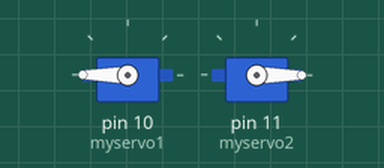
Simulated run of this sketch. Board: Arduino Uno, built with avr-gcc and run on an emulated ATmega328P. Parts: 2 × servo.

Above: at 0.05 s.
At 2.7 s:
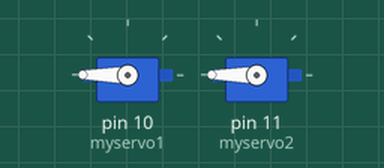
At 4.3 s:
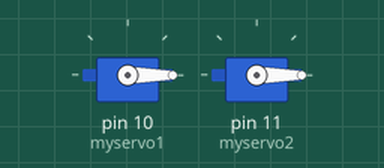
At 8.6 s:
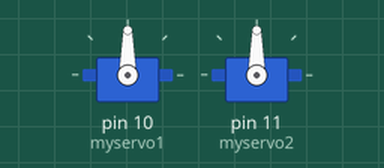
Timing chart, 0 to 11.2 s (numbered marks = the images above):
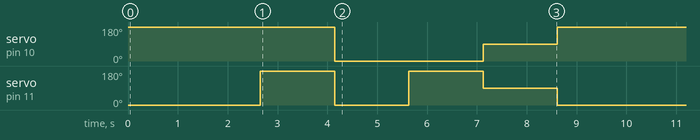

Measured:
- by itself, servo on pin 10 (myservo1): repeats every 8.6 s: 90° 1.5 s, 180° 4.1 s, 0° 3.0 s
- by itself, servo on pin 11 (myservo2): repeats every 8.6 s: 0° 1.5 s, 180° 1.5 s, 90° 1.5 s, 0° 2.7 s, 180° 1.5 s

The sketch:

sketch_may19b.ino
```cpp
#include <Servo.h>

Servo myservo1;
Servo myservo2;

void forward() {
  for (int i=0; i<122 ; i++){
    myservo1.write(180);
    myservo2.write(0);
    delay(20);
  }
  delay(200);
}

void right() {
  for (int i=0; i<64 ; i++){
    myservo1.write(0);
    myservo2.write(0);
    delay(20);
  }
  delay(200);
}

void left() {
  for (int i=0; i<64 ; i++){
    myservo1.write(180);
    myservo2.write(180);
    delay(20);
  }
  delay(200);
}

void backwards() {
  for (int i=0; i<64 ; i++){
    myservo1.write(0);
    myservo2.write(180);
    delay(20);
  }
  delay(200);
}
void setup() {
  myservo1.attach(10);
  myservo2.attach(11);
}

void still() {
  for (int i=0; i<64 ; i++){
    myservo1.write(90);
    myservo2.write(90);
    delay(20);
  }
  delay(200);
}

void loop() {
  forward();
  left();
  right();
  backwards();
  still();
}
```
